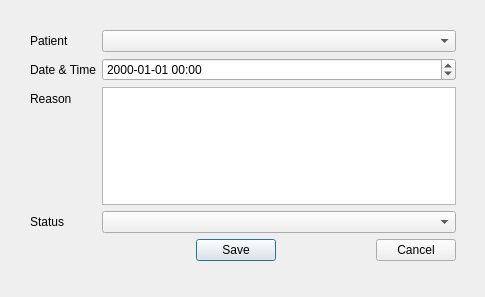
<?xml version="1.0" encoding="UTF-8"?>
<ui version="4.0">
 <class>EditAppointmentWindow</class>
 <widget class="QDialog" name="EditAppointmentWindow">
  <property name="geometry">
   <rect>
    <x>0</x>
    <y>0</y>
    <width>485</width>
    <height>297</height>
   </rect>
  </property>
  <property name="windowTitle">
   <string>Edit appointment</string>
  </property>
  <widget class="QWidget" name="formLayoutWidget">
   <property name="geometry">
    <rect>
     <x>30</x>
     <y>30</y>
     <width>426</width>
     <height>231</height>
    </rect>
   </property>
   <layout class="QFormLayout" name="formLayout_2">
    <item row="0" column="0">
     <widget class="QLabel" name="lblPatient">
      <property name="text">
       <string>Patient</string>
      </property>
     </widget>
    </item>
    <item row="0" column="1">
     <widget class="QComboBox" name="cmbPatient"/>
    </item>
    <item row="1" column="0">
     <widget class="QLabel" name="lblDatetime">
      <property name="text">
       <string>Date &amp; Time</string>
      </property>
     </widget>
    </item>
    <item row="1" column="1">
     <widget class="QDateTimeEdit" name="dateTimeEdit">
      <property name="displayFormat">
       <string>yyyy-MM-dd HH:mm</string>
      </property>
     </widget>
    </item>
    <item row="2" column="0">
     <widget class="QLabel" name="lblReason">
      <property name="text">
       <string>Reason</string>
      </property>
     </widget>
    </item>
    <item row="2" column="1">
     <widget class="QPlainTextEdit" name="txtReason"/>
    </item>
    <item row="4" column="1">
     <layout class="QHBoxLayout" name="horizontalLayout">
      <item>
       <spacer name="horizontalSpacer">
        <property name="orientation">
         <enum>Qt::Orientation::Horizontal</enum>
        </property>
        <property name="sizeHint" stdset="0">
         <size>
          <width>40</width>
          <height>20</height>
         </size>
        </property>
       </spacer>
      </item>
      <item>
       <widget class="QPushButton" name="btnSave">
        <property name="text">
         <string>Save</string>
        </property>
       </widget>
      </item>
      <item>
       <spacer name="horizontalSpacer_2">
        <property name="orientation">
         <enum>Qt::Orientation::Horizontal</enum>
        </property>
        <property name="sizeHint" stdset="0">
         <size>
          <width>40</width>
          <height>20</height>
         </size>
        </property>
       </spacer>
      </item>
      <item>
       <widget class="QPushButton" name="btnCancel">
        <property name="text">
         <string>Cancel</string>
        </property>
       </widget>
      </item>
     </layout>
    </item>
    <item row="3" column="1">
     <layout class="QHBoxLayout" name="horizontalLayout_2">
      <item>
       <widget class="QComboBox" name="cmbStatus"/>
      </item>
     </layout>
    </item>
    <item row="3" column="0">
     <widget class="QLabel" name="lblStatus">
      <property name="text">
       <string>Status</string>
      </property>
     </widget>
    </item>
   </layout>
  </widget>
 </widget>
 <resources/>
 <connections/>
</ui>
